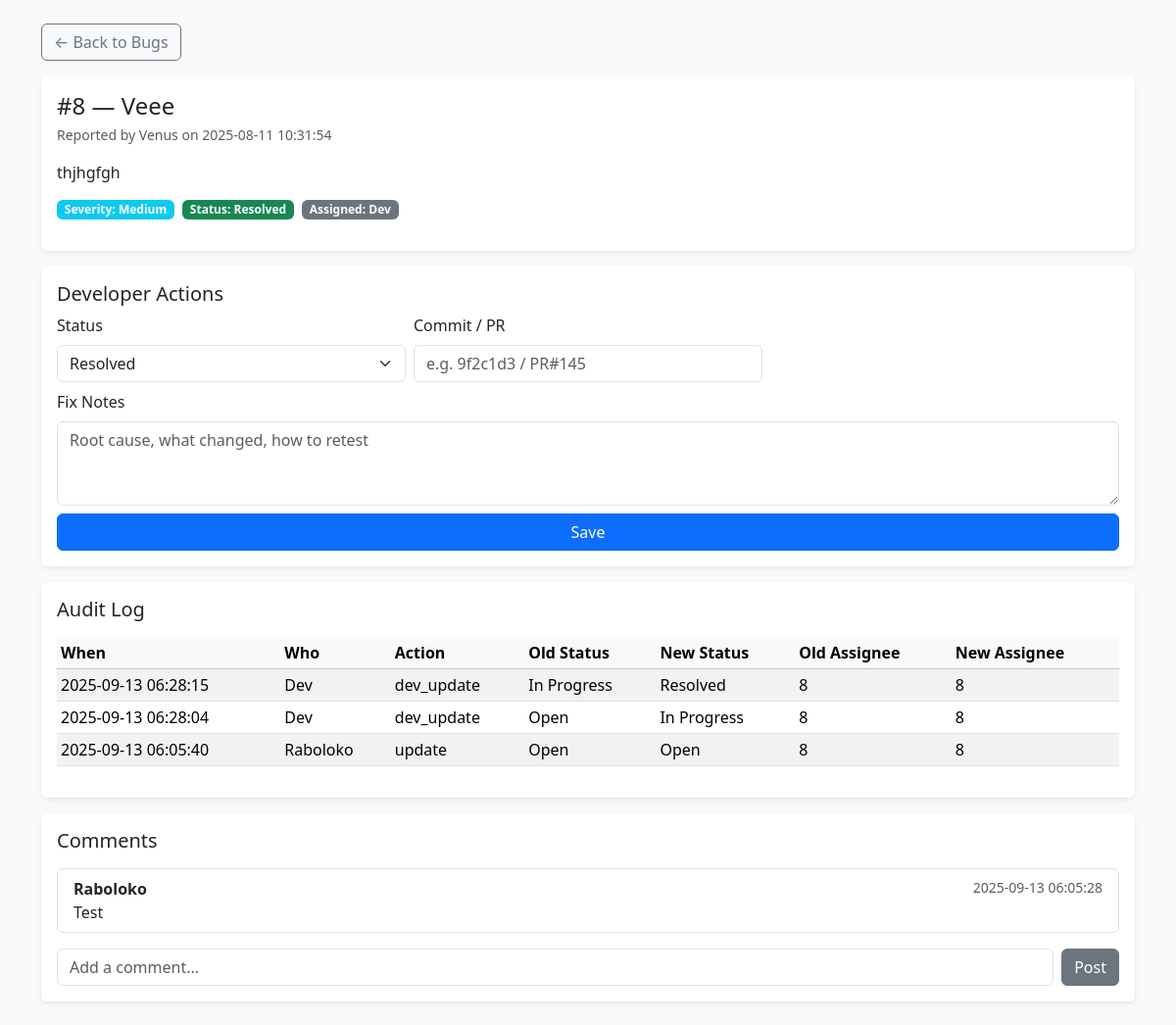
/modules/bug_tracker/bug_detail.php?id=8 (signed in), run on the app's committed database.
### tables this page shows
CREATE TABLE `bugs` (
  `id` int(11) NOT NULL,
  `title` varchar(255) DEFAULT NULL,
  `component` varchar(80) DEFAULT NULL,
  `target_release` varchar(40) DEFAULT NULL,
  `description` text DEFAULT NULL,
  `fix_notes` text DEFAULT NULL,
  `commit_ref` varchar(80) DEFAULT NULL,
  `severity` enum('Low','Medium','High','Critical') NOT NULL,
  `status` enum('Open','In Progress','Resolved','Closed') DEFAULT 'Open',
  `resolution` varchar(40) DEFAULT NULL,
  `closed_by` int(11) DEFAULT NULL,
  `closed_at` datetime DEFAULT NULL,
  `reported_by` int(11) DEFAULT NULL,
  `assigned_to` int(11) DEFAULT NULL,
  `created_at` timestamp NOT NULL DEFAULT current_timestamp(),
  `priority` varchar(20) DEFAULT 'Medium',
  `updated_at` timestamp NULL DEFAULT NULL
);

CREATE TABLE `users` (
  `id` int(11) NOT NULL,
  `name` varchar(100) DEFAULT NULL,
  `email` varchar(100) DEFAULT NULL,
  `password` varchar(255) DEFAULT NULL,
  `role` enum('tester','test_manager','manager','client','developer','admin') NOT NULL DEFAULT 'tester',
  `created_at` timestamp NOT NULL DEFAULT current_timestamp()
);

CREATE TABLE `bug_audit_log` (
  `id` int(11) NOT NULL,
  `bug_id` int(11) NOT NULL,
  `action` varchar(50) NOT NULL,
  `old_status` varchar(50) DEFAULT NULL,
  `new_status` varchar(50) DEFAULT NULL,
  `old_assigned_to` int(11) DEFAULT NULL,
  `new_assigned_to` int(11) DEFAULT NULL,
  `changed_by` int(11) NOT NULL,
  `created_at` timestamp NOT NULL DEFAULT current_timestamp()
);

CREATE TABLE `bug_comments` (
  `id` int(11) NOT NULL,
  `bug_id` int(11) NOT NULL,
  `user_id` int(11) NOT NULL,
  `comment_text` text NOT NULL,
  `commented_by` int(11) NOT NULL,
  `created_at` timestamp NOT NULL DEFAULT current_timestamp()
);

### modules/bug_tracker/bug_detail.php (the view, shortened to what this page needs)
<?php
require_once '../../includes/config.php';
$role   = $_SESSION['role']  ?? '';
$userId = (int)($_SESSION['user_id'] ?? 0);
$conn->query("CREATE TABLE IF NOT EXISTS bug_audit_log (
    id INT AUTO_INCREMENT PRIMARY KEY,
    bug_id INT NOT NULL,
    action VARCHAR(50) NOT NULL,
    old_status VARCHAR(50) NULL,
    new_status VARCHAR(50) NULL,
    old_assigned_to INT NULL,
    new_assigned_to INT NULL,
    changed_by INT NOT NULL,
    created_at TIMESTAMP DEFAULT CURRENT_TIMESTAMP,
    FOREIGN KEY (bug_id) REFERENCES bugs(id) ON DELETE CASCADE,
    FOREIGN KEY (changed_by) REFERENCES users(id) ON DELETE CASCADE
)");
$id = isset($_GET['id']) ? (int)$_GET['id'] : 0;
$sqlBug = "
SELECT b.id, b.title, b.description, b.severity, b.status, b.reported_by, b.assigned_to, b.created_at,
       b.commit_ref, b.fix_notes,
       ua.name AS assignee_name, ur.name AS reporter_name
FROM bugs b
LEFT JOIN users ua ON ua.id=b.assigned_to
LEFT JOIN users ur ON ur.id=b.reported_by
WHERE b.id=?
";
$bug_stmt = $conn->prepare($sqlBug);
$bug_stmt->bind_param("i", $id);
$bug_stmt->execute();
$current_bug = $bug_stmt->get_result()->fetch_assoc();
$isAssignee = ((int)$current_bug['assigned_to'] === (int)$userId);
$audit_res = false;
$hasAudit = $conn->query("SHOW TABLES LIKE 'bug_audit_log'");
if ($hasAudit && $hasAudit->num_rows === 1) {
    $audit = $conn->prepare("
        SELECT l.id, l.action, l.old_status, l.new_status, l.old_assigned_to, l.new_assigned_to,
               l.changed_by, l.created_at, u.name AS changer
        FROM bug_audit_log l
        LEFT JOIN users u ON u.id = l.changed_by
        WHERE l.bug_id = ?
        ORDER BY l.created_at DESC
    ");
    $audit->bind_param("i", $id);
    $audit->execute();
    $audit_res = $audit->get_result();
}
$comments = null;
$hasComments = $conn->query("SHOW TABLES LIKE 'bug_comments'");
if ($hasComments && $hasComments->num_rows === 1) {
    $q = $conn->prepare("
        SELECT bc.id,
               bc.comment_text AS comment,
               bc.created_at,
               u.name AS author
        FROM bug_comments bc
        LEFT JOIN users u
          ON u.id = COALESCE(bc.commented_by, bc.user_id)
        WHERE bc.bug_id = ?
        ORDER BY bc.created_at DESC
    ");
    $q->bind_param("i", $id);
    $q->execute();
    $comments = $q->get_result();
}
function badgeClass($status) {
    switch ($status) {
        case 'Resolved': return 'bg-success';
    }
}
function h($s){ return htmlspecialchars((string)$s, ENT_QUOTES, 'UTF-8'); }
?>
<!DOCTYPE html>
<html>
<head>
    <link href="https://cdn.jsdelivr.net/npm/bootstrap@5.3.2/dist/css/bootstrap.min.css" rel="stylesheet">
</head>
<body class="bg-light">
<div class="container py-4">
    <a href="view_bugs.php" class="btn btn-outline-secondary mb-3">&larr; Back to Bugs</a>
    <div class="card border-0 shadow-sm mb-3">
        <div class="card-body">
            <h4 class="mb-1">#<?= (int)$current_bug['id'] ?> — <?= h($current_bug['title']) ?></h4>
            <div class="text-muted small mb-3">
                Reported by <?= h($current_bug['reporter_name'] ?? ('User '.$current_bug['reported_by'])) ?>
                on <?= h($current_bug['created_at']) ?>
            </div>
            <p><?= nl2br(h($current_bug['description'])) ?></p>
            <div class="d-flex flex-wrap gap-2 mb-3">
                <span class="badge bg-info">Severity: <?= h($current_bug['severity']) ?></span>
                <span class="badge <?= badgeClass($current_bug['status']) ?>">Status: <?= h($current_bug['status']) ?></span>
                <span class="badge bg-secondary">Assigned: <?= h($current_bug['assignee_name'] ?? '-') ?></span>
            </div>
        </div>
    </div>
    <?php if ($role==='developer' && $isAssignee): ?>
    <div class="card border-0 shadow-sm mb-3">
      <div class="card-body">
        <h5 class="card-title">Developer Actions</h5>
        <form method="POST" class="row g-2">
          <div class="col-md-4">
            <label class="form-label">Status</label>
            <select name="status" class="form-select" required>
              <?php foreach (['Open','In Progress','Resolved'] as $s): ?>
                <option value="<?= $s ?>" <?= ($current_bug['status']===$s)?'selected':''; ?>><?= $s ?></option>
              <?php endforeach; ?>
            </select>
          </div>
          <div class="col-md-4">
            <label class="form-label">Commit / PR</label>
            <input type="text" name="commit_ref" class="form-control" placeholder="e.g. 9f2c1d3 / PR#145"
                   value="<?= h($current_bug['commit_ref'] ?? '') ?>">
          </div>
          <div class="col-12">
            <label class="form-label">Fix Notes</label>
            <textarea name="fix_notes" rows="3" class="form-control"
              placeholder="Root cause, what changed, how to retest"><?= h($current_bug['fix_notes'] ?? '') ?></textarea>
          </div>
          <div class="col-12 d-grid">
            <button class="btn btn-primary">Save</button>
          </div>
        </form>
      </div>
    </div>
    <?php endif; ?>
    <div class="card border-0 shadow-sm mb-3">
        <div class="card-body">
            <h5 class="mb-3">Audit Log</h5>
            <?php if ($audit_res && $audit_res->num_rows>0): ?>
                <div class="table-responsive">
                    <table class="table table-sm table-striped align-middle">
                        <thead class="table-light">
                            <tr>
                                <th>When</th>
                                <th>Who</th>
                                <th>Action</th>
                                <th>Old Status</th>
                                <th>New Status</th>
                                <th>Old Assignee</th>
                                <th>New Assignee</th>
                            </tr>
                        </thead>
                        <tbody>
                            <?php while ($l = $audit_res->fetch_assoc()): ?>
                                <tr>
                                    <td><?= h($l['created_at']) ?></td>
                                    <td><?= h($l['changer'] ?? ('User '.$l['changed_by'])) ?></td>
                                    <td><?= h($l['action']) ?></td>
                                    <td><?= h($l['old_status'] ?: '-') ?></td>
                                    <td><?= h($l['new_status'] ?: '-') ?></td>
                                    <td><?= h($l['old_assigned_to'] ?: '-') ?></td>
                                    <td><?= h($l['new_assigned_to'] ?: '-') ?></td>
                                </tr>
                            <?php endwhile; ?>
                        </tbody>
                    </table>
                </div>
            <?php else: ?>
                <p class="text-muted mb-0">No audit entries yet.</p>
            <?php endif; ?>
        </div>
    </div>
    <div class="card border-0 shadow-sm">
        <div class="card-body">
            <h5 class="mb-3">Comments</h5>
            <?php if ($comments && $comments->num_rows>0): ?>
                <ul class="list-group mb-3">
                    <?php while ($c = $comments->fetch_assoc()): ?>
                        <li class="list-group-item">
                            <div class="d-flex justify-content-between">
                                <strong><?= h($c['author'] ?? 'User') ?></strong>
                                <small class="text-muted"><?= h($c['created_at']) ?></small>
                            </div>
                            <div><?= nl2br(h($c['comment'])) ?></div>
                        </li>
                    <?php endwhile; ?>
                </ul>
            <?php else: ?>
                <p class="text-muted">No comments yet.</p>
            <?php endif; ?>
            <form method="POST" class="d-flex gap-2">
                <input type="text" name="comment" class="form-control" placeholder="Add a comment..." required>
                <button class="btn btn-secondary" name="comment_submit" type="submit">Post</button>
            </form>
        </div>
    </div>
</div>
</body>
</html>

### data on the page
bugs: id "8", title "Veee", reported_by.name "Venus", created_at "2025-08-11 10:31:54", description "thjhgfgh", severity "Medium", status "Resolved", assigned_to.name "Dev"
bug_audit_log: created_at "2025-09-13 06:28:15", changed_by.name "Dev", action "dev_update", old_status "In Progress", new_status "Resolved", old_assigned_to "8", new_assigned_to "8"
bug_audit_log: created_at "2025-09-13 06:28:04", changed_by.name "Dev", action "dev_update", old_status "Open", new_status "In Progress", old_assigned_to "8", new_assigned_to "8"
bug_audit_log: created_at "2025-09-13 06:05:40", changed_by.name "Raboloko", action "update", old_status "Open", new_status "Open", old_assigned_to "8", new_assigned_to "8"
bug_comments: commented_by.name "Raboloko", created_at "2025-09-13 06:05:28", comment_text "Test"
